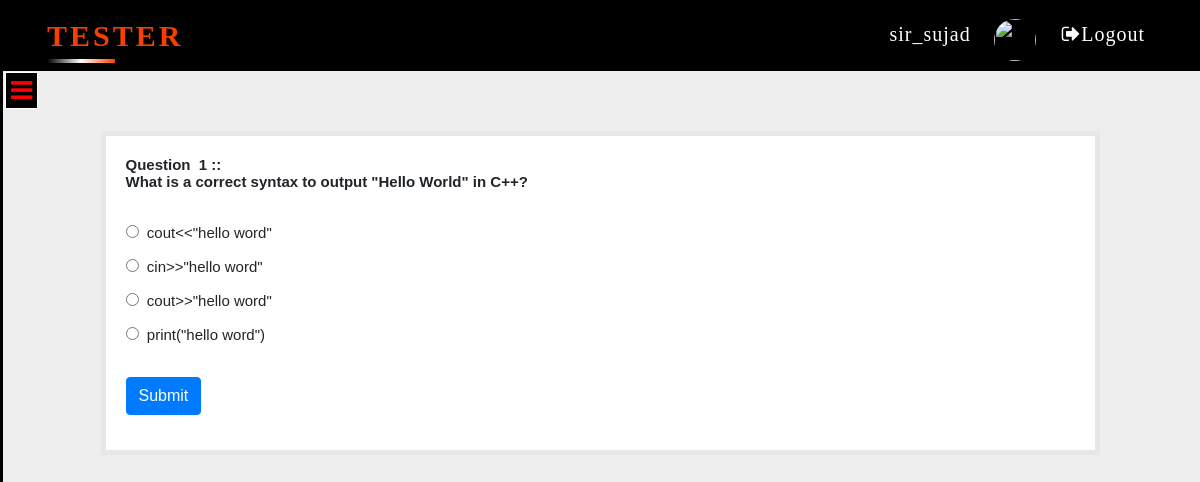
The app's page /home.php?q=quiz&step=2&eid=5ef6822ce8399&n=1&t=5 (signed in) with its own data.
### tables this page shows
CREATE TABLE `questions` (
  `eid` text NOT NULL,
  `qid` text NOT NULL,
  `qns` text NOT NULL,
  `choice` int(10) NOT NULL,
  `sn` int(11) NOT NULL
);

CREATE TABLE `options` (
  `qid` varchar(50) NOT NULL,
  `option` varchar(5000) NOT NULL,
  `optionid` text NOT NULL
);

### home.php (the view, shortened to what this page needs)
<?php include 'link.php'?>
 <?php
 include_once 'dbConnection.php';
  if(!(isset($_SESSION['email']))){
header("location:index1.php");
}
else
{
$email=$_SESSION['email'];
}
$query="SELECT * FROM `user` where `email`='$email'";
      $datab=mysqli_query($con,$query);
          $result=mysqli_fetch_assoc($datab);
?>
 <!DOCTYPE html>
 <html>
 <head>
		<link rel="stylesheet" type="text/css" href="css/style.css">
 </head>
 <body>
     <nav class="navbar navbar-expand-lg navbar-light bg-light fixed-top"  style="background-color: black !important">
     		<div class="container">
      	<div class="line">
  <a class="navbar-brand" href="#">
     <span></span>
  TESTER</a></div>
  <div class="collapse navbar-collapse" id="navbarSupportedContent">
    <ul class="navbar-nav ml-lg-auto">
      <li class="nav-item active">
        <a class="nav-link" href="#"><span style="margin-right: 20px"><?php echo $_SESSION['name'] ; ?> </span> <img src="<?php echo $result['image']?>" height="42px" width="42" align="right" style="border-radius: 500px"></a>
      </li>
      <li class="nav-item">
        <a class="nav-link" href="logout.php?q=home.php">&nbsp;<i class="fa fa-sign-out" aria-hidden="true"></i>Logout</a>
      </li>
    </ul>
  </div></div>
</nav>
  <div id="first">
	<div class="sideopen fixed"  >
		<a href="#" onclick="openSlideMenu();" ><i class="fa fa-bars" aria-hidden="true"></i></a>
	 </div>
	<div class="nav sidenave" id="close">
		<a href="#" onclick="closeSlideMenu();"><i class="fa fa-times" aria-hidden="true"></i></a><br><br><br>
		<ul class="homicon">
			<li><h4>LMS</h4></li><br>
		</ul>
	 </div></div>
	 <div class="container">
  <div class="row">
   <div class="col-md-12">
<?php
if(@$_GET['q']== 'quiz' && @$_GET['step']== 2) {
$eid=$_GET['eid'];
$sn=@$_GET['n'];
$total=$_GET['t'];
$q=mysqli_query($con,"SELECT * FROM questions WHERE eid='$eid' AND sn='$sn' " );
echo '<div class="homepanel" style="margin:5%">';
while($row=mysqli_fetch_array($q) )
{
$qns=$row['qns'];
$qid=$row['qid'];
echo '<b>Question &nbsp;'.$sn.'&nbsp;::<br />'.$qns.'</b><br /><br />';
}
$q=mysqli_query($con,"SELECT * FROM options WHERE qid='$qid' " );
echo '<form action="update.php?q=quiz&step=2&eid='.$eid.'&n='.$sn.'&t='.$total.'&qid='.$qid.'" method="POST"  class="form-horizontal">
<br />';
while($row=mysqli_fetch_array($q) )
{
$option=$row['option'];
$optionid=$row['optionid'];
echo'<input type="radio" name="ans" value="'.$optionid.'">&nbsp;&nbsp;'.$option.'<br /><br />';
}
echo'<br /><button type="submit" class="btn btn-primary">Submit</button></form></div>';
}
?>
     </div>
   </div>
</div>
 </body>
 </html>

### css/style.css (style rules this page uses)
body { padding:0; box-sizing: border-box; background:#eee; }
.navbar { z-index:9; }
.navbar-light .navbar-nav .nav-link { color: rgba(255,255,255,1) !important; margin-left: 2px; margin-right:2px; font-size: 20px; font-weight: 500; font-family:'typo'; position: relative; letter-spacing: 1px; }
.navbar-brand, .navbar-brand:hover, .navbar-brand:focus, .navbar-brand:visited { color: #F73F00 !important; font-size: 30px !important; font-weight:bold !important; margin-left: 2px; font-family:'typo'; text-transform: uppercase; }
.line a { position: relative;letter-spacing: 3px; overflow: hidden; }
.line a span { position: absolute; }
.line a span:nth-child(1) { bottom: 0%; left: 0%; height: 4px; width: 50%; background:linear-gradient(90deg,transparent,white, #F73F00 ); animation:animat1 2s linear infinite; }
.sidenave { height: 100%; width: 0px; position: fixed; top:71px; left: 0px; padding-top:25px; background-color: #2d3235; overflow: hidden; z-index: 1; transition: all .3s linear; border-right: 3px solid black; }
.sideopen i { font-size: 25px; position: fixed; color: red; top:72px; border:1px solid #fff; background: #000; padding: 5px; left: 5px; z-index:1 ; }
#first { transition: all.2s linear; z-index: 9; margin-top: 75px !important; }
.sidenave ul { list-style: none; margin-top: 40px; margin-left: -20px }
.homepanel { border: 5px solid #E7E7E7; margin:40px; padding:20px; background-color: #FFf; font: 15px "Century Gothic", "Times Roman", sans-serif; }

### records on screen
questions: qns "What is a correct syntax to output \"Hello World\" in C++?"
options: option "cout<<\"hello word\""
options: option "cin>>\"hello word\""
options: option "cout>>\"hello word\""
options: option "print(\"hello word\")"

### other values on screen
$_SESSION['name'] "sir_sujad"
